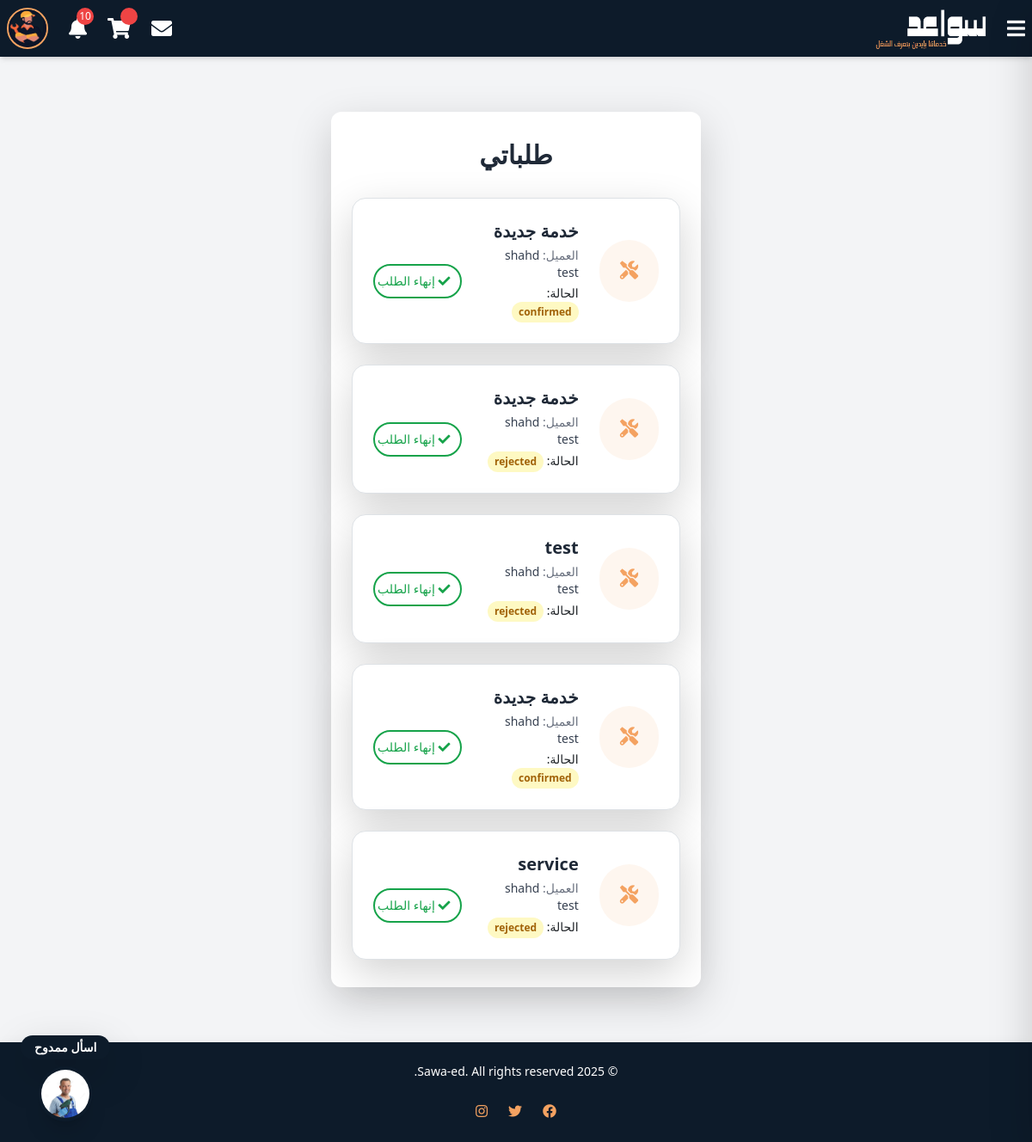
Page /my-orders/ (signed in) on the earlier database version.
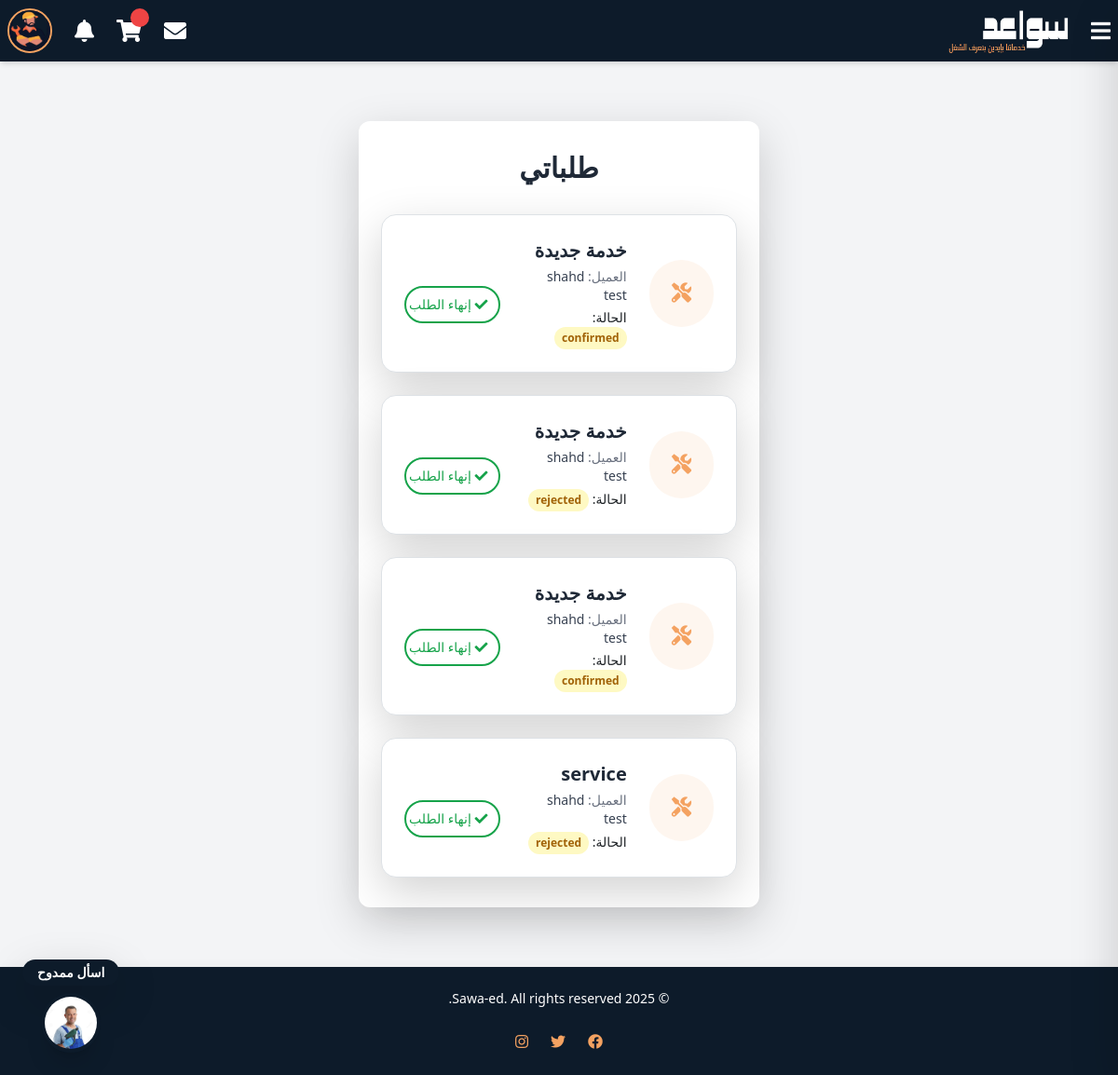
Same page on the later database version.
### Sawaed_app/models.py (models this page shows, shortened)
class ServiceOrder(models.Model):
    ORDER_STATUS_CHOICES = [
        ('pending', _('Pending')),
        ('confirmed', _('Confirmed')),
        ('rejected', _('Rejected')),
    ]
    client = models.ForeignKey(
        settings.AUTH_USER_MODEL,
        on_delete=models.CASCADE,
        related_name='orders'
    )
    service = models.ForeignKey(
        ServiceListing,
        on_delete=models.CASCADE,
        related_name='orders'
    )
    handyman = models.ForeignKey(
        settings.AUTH_USER_MODEL,
        on_delete=models.CASCADE,
        related_name='received_orders',
        null=True,
        blank=True
    )
    price = models.DecimalField(max_digits=10, decimal_places=2,null=True, blank=True)
    status = models.CharField(max_length=20, choices=ORDER_STATUS_CHOICES, default='pending')
    created_at = models.DateTimeField(auto_now_add=True)

class ServiceListing(models.Model):
    SERVICE_TYPES = [
        ('السباكة', 'السباكة'),
        ('النجارة', 'النجارة'),
        ('الطبخ', 'الطبخ'),
        ('التصوير', 'التصوير'),
        ('الكهرباء', 'الكهرباء'),
        ('التكييف والتبريد', 'التكييف والتبريد'),
        ('التنظيف', 'التنظيف'),
        ('الميكانيكا', 'الميكانيكا'),
        ('الدهان', 'الدهان'),
        ('الحدادة', 'الحدادة'),
        ('التمديدات الصحية', 'التمديدات الصحية'),
        ('البرمجة وتطوير المواقع', 'البرمجة وتطوير المواقع'),
        ('التصميم الجرافيكي', 'التصميم الجرافيكي'),
        ('الترجمة', 'الترجمة'),
        ('الكتابة والتحرير', 'الكتابة والتحرير'),
        ('خدمات أخرى', 'خدمات أخرى'),
    ]
    handyman = models.ForeignKey(
        settings.AUTH_USER_MODEL,
        on_delete=models.CASCADE,
        related_name='services'
    )
    name = models.CharField(max_length=255)
    description = models.TextField()
    price = models.DecimalField(max_digits=10, decimal_places=2)
    image = models.ImageField(upload_to='service_images/', null=True, blank=True)
    service_type = models.CharField(max_length=50, choices=SERVICE_TYPES, null=True, blank=True,default='خدمات أخرى')
    created_at = models.DateTimeField(auto_now_add=True)
    updated_at = models.DateTimeField(auto_now=True)

class CustomUser(AbstractUser):
    class UserType(models.TextChoices):
        CLIENT = 'client', _('عميل')
        HANDYMAN = 'handyman', _('عامل يدوي') #the name in arabic will be edited later
    user_type = models.CharField(
        max_length=50,
        choices=UserType.choices,
        default=UserType.CLIENT
    )
    phone_regex = RegexValidator(
        regex=r'^\+?1?\d{9,15}$', #a validation on the phone number because its customed
        message="Phone number must be in the format: '+999999999'. Up to 15 digits allowed."
    )
    image = models.ImageField(upload_to='profile_pics/',default='default_profile.jpeg' ,null=True, blank=True)
    phone_number = models.CharField(validators=[phone_regex], max_length=15, unique=True, null=True, blank=True)
    email = models.EmailField(unique=True)
    bio = models.CharField(max_length=500, blank=True, null=True)
    experience = models.TextField(blank=True, null=True)
    field_of_expertise=models.TextField(blank=True, null=True)
    REQUIRED_FIELDS = ['email']
    USERNAME_FIELD = 'username'  # we could change it to email later in the project

### Sawaed_app/views.py (the view)
# urls.py: path('my-orders/', views.my_orders, name='my_orders'),
@login_required
def my_orders(request):
    orders = ServiceOrder.objects.filter(client=request.user)
    return render(request, 'my_orders.html', {'orders': orders})

### Sawaed_app/context_processors.py (called while the page is built)
def notifications_processor(request):
    if request.user.is_authenticated:
        all_notifications = Notifications.objects.filter(recipient=request.user).order_by('-created_at')
        notifications = all_notifications[:10]
        unread_notifications_count =all_notifications.filter(is_read=False).count()
        return {
            'notifications': notifications,
            'unread_notifications_count': unread_notifications_count,
        }
    return {}

### Sawaed_app/templates/my_orders.html
{% extends "index.html" %}
{% load static %}
{% block content %}
<div class="max-w-4xl mx-auto px-6 py-8 bg-white rounded-xl shadow-lg mt-8">
    <h2 class="text-3xl font-bold text-center text-gray-800 mb-8">طلباتي</h2>
    {% if orders %}
    <div class="space-y-6">
            {% for order in orders %}
        <div class="bg-white shadow-lg rounded-2xl p-6 flex flex-col sm:flex-row justify-between items-start sm:items-center gap-4 border border-gray-100">
            <div class="flex flex-col sm:flex-row items-start sm:items-center gap-4 w-full">
                <div class="bg-[#f4a261]/10 text-[#f4a261] rounded-full p-4">
                    <i class="fas fa-tools fa-lg"></i>
                </div>
                <div class="text-right w-full">
                    <h3 class="text-xl font-semibold text-gray-800">{{ order.service.name }}</h3>
                    <p class="text-sm text-gray-500 mt-1">العميل: <span class="font-medium text-gray-700">{{ order.client.username }}</span></p>
                    <p class="text-sm mt-1">
                    الحالة:
                        <span class="inline-block px-2 py-1 rounded-full text-xs font-semibold
                            {% if order.status == 'Completed' %}
                            bg-green-100 text-green-700
                            {% else %}
                            bg-yellow-100 text-yellow-700
                            {% endif %}">
                            {{ order.status }}
                        </span>
                    </p>
                </div>
        </div>
        <div class="flex gap-3 w-full sm:w-1/2 justify-end mt-4 sm:mt-0">
            {% if order.status != 'Completed' %}
            <a href="{% url 'complete_order' order.id %}"
                class="flex-1 border-2 border-green-600 text-green-600 py-2 rounded-full text-center hover:bg-green-600 hover:text-white transition duration-300 text-sm font-medium">
                <i class="fas fa-check mr-2"></i> إنهاء الطلب
            </a>
            {% else %}
            <a href="{% url 'rate_service' service_id=order.service.id %}"
                class="flex-1 border-2 border-[#f4a261] text-[#f4a261] py-2 rounded-full text-center hover:bg-[#f4a261] hover:text-white transition duration-300 text-sm font-medium">
            <i class="fas fa-star mr-2"></i> تقييم الخدمة
            </a>
            {% endif %}
        </div>
    </div>
        {% endfor %}
    </div>
    {% else %}
        <p class="text-center text-gray-500 mt-6">لا توجد طلبات حتى الآن.</p>
    {% endif %}
</div>
{% endblock %}

### Sawaed_app/templates/index.html (shortened to what the changed rows need)
  {% load static %}
  <!DOCTYPE html>
  <html lang="ar" dir="rtl">
  <head>
    <link href="https://cdnjs.cloudflare.com/ajax/libs/font-awesome/5.15.4/css/all.min.css" rel="stylesheet">
      <script src="https://cdn.tailwindcss.com"></script>
      <link rel="stylesheet" href="https://cdnjs.cloudflare.com/ajax/libs/bootstrap/5.1.3/css/bootstrap.min.css" />
      <link rel="stylesheet" href="{% static 'css/style.css' %}">
      <link href="https://cdnjs.cloudflare.com/ajax/libs/font-awesome/5.15.4/css/all.min.css" rel="stylesheet">
  </head>
  <body class="bg-gray-100">
      <nav class="bg-[#0d1b2a] shadow-md p-2 flex justify-between items-center text-white">
        <div class="flex items-center gap-6">
            {% if user.is_authenticated %}
            <div class="relative">
              <button id="notificationsButton" class="text-white hover:text-[#f4a261] transition relative">
                  <i class="fas fa-bell text-2xl"></i>
                  {% if unread_notifications_count > 0 %}
                  <span class="absolute -top-2 -right-2 bg-red-500 text-white text-xs rounded-full w-5 h-5 flex items-center justify-center">
                      {{ unread_notifications_count }}
                  </span>
                  {% endif %}
              </button>
            </div>
            {% endif %}
        </div>
    </nav>
      <main class="flex flex-col items-center justify-center p-8">
          {% block content %}{% endblock %}
      </main>
  </body>
  </html>

Differences in the rows shown:
removed ServiceOrder: service.name "test", client.username "shahd test", status "rejected", shows "إنهاء الطلب"
Other differences:
{{ unread_notifications_count }}: "10" → (not shown)
